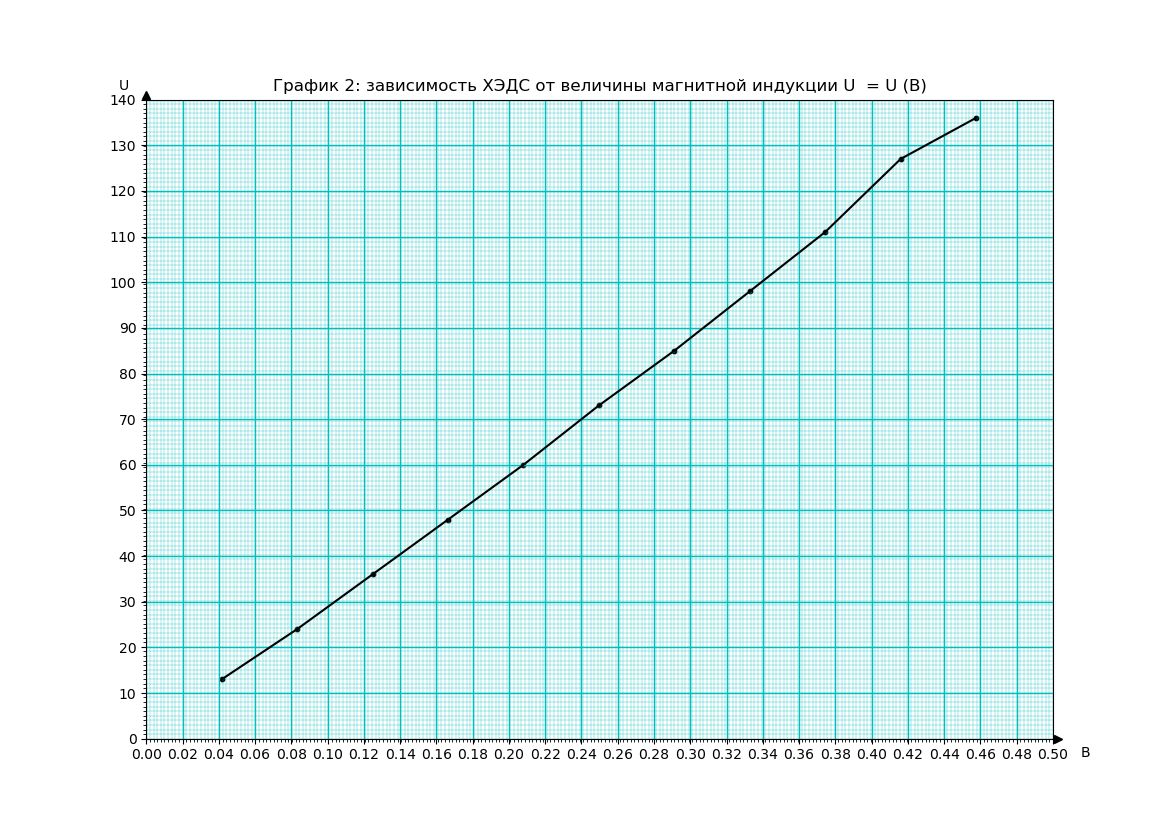

Here is the Python script that generated this plot:
import numpy as np
import matplotlib.pyplot as plt
from matplotlib.ticker import MultipleLocator, LinearLocator

def get_data (file, x, y, z):
    for line in file:
        line = line.split(',')
        x.append(float(line[0]))
        y.append(float(line[1]))
        z.append(float(line[2]))

def pair_point_method(x_list, y_list):
    angle = 0
    pairs = int(len(x_list)/2)
    for i in range(pairs):
        angle += ((y_list[i+pairs] - y_list[i]))\
            / (x_list[i+pairs] - x_list[i])
    return angle / pairs

def add_spaces_to_sides(string, num_before_dot, num_after_dot):
    left_len = len(string.split('.')[0]) 
    right_len = len(string.split('.')[1]) 
    if  left_len < num_before_dot:
        string = (num_before_dot-left_len)*" " + string
    if  right_len < num_after_dot:
        string = string + (num_after_dot-right_len)*'0'
    return string


def calc_parabola_vertex(x1, y1, x2, y2, x3, y3):
    denom = (x1-x2) * (x1-x3) * (x2-x3)
    A = (x3 * (y2-y1) + x2 * (y1-y3) + x1 * (y3-y2)) / denom
    B = (x3*x3 * (y1-y2) + x2*x2 * (y3-y1) + x1*x1 * (y2-y3)) / denom
    C = (x2 * x3 * (x2-x3) * y1+x3 * x1 * (x3-x1) * y2+x1 * x2 * (x1-x2) * y3) / denom
    return A, B, C

fig_width = 11.7; fig_height = 8.3 # Size of A4 paper in inches
file = "data2.csv"

l = 1.00 #mm
h = 1.00 #mm
d =  7.00 * 10**3 #mm

if __name__ == "__main__":
    file = open(file, "r")
    B = []; U = []; I = []
    get_data(file, I, U, B)
    B = np.array(B); U = np.array(U); I = np.array(I)
    print("Table 1")
    print("I\tU\tB")
    for i in range(len(U)):
        print(f"{I[i]}    {U[i]}    {B[i]}")

    Fig = plt.figure(figsize=(fig_width, fig_height))
    Ax = Fig.add_subplot()

    step = 0.02
    xmin = 0.0; xmax = 0.5
    ymin = 0.0; ymax = 140.0
    mult = 500

    print("x", int((xmax-xmin)*mult))
    print("y", int((ymax-ymin)*mult))
    Ax.xaxis.set_major_locator(MultipleLocator(step))
    Ax.xaxis.set_minor_locator(LinearLocator(int((xmax-xmin)*mult)))
    Ax.yaxis.set_major_locator(MultipleLocator(step*mult))
    Ax.yaxis.set_minor_locator(LinearLocator(int((ymax-ymin))))
    Ax.text(xmin-0.015, ymax+2.0, "U ")
    Ax.text(xmax+0.015, ymin-4, r'B')
    Ax.set(xlim=(xmin, xmax), ylim=(ymin, ymax),
            title= r'График 2: зависимость ХЭДС от величины магнитной индукции U  = U (B)')

    Ax.grid(which='major', color='c', lw = 1)
    Ax.grid(which='minor', color='c', lw = 0.25)
    Ax.plot(1+0.005, ymin, ">k", transform=Ax.get_yaxis_transform(),
            clip_on=False)
    Ax.plot(xmin, 1+0.0075, "^k", transform=Ax.get_xaxis_transform(),
            clip_on=False)
    plt.plot   (B, U, color="black")
    plt.scatter(B, U, color="black", s=10)
    #plt.show()
    plt.savefig("graph2.png")

    '''
    output_file = open("output.csv", "w")
    output_file.write("| t, ℃  | C, нФ |  ε, 1/мм  | 1/ε, мм  |\n")
    output_file.write("+-------+-------+-----------+----------+\n")

    for i in range(len(t)):
        ti = str(t[i]); Ci = str(C[i])
        εi = str(ε[i].round(6)); one_by_εi = str(one_by_ε[i].round(6))
        ti = add_spaces_to_sides(ti, 3, 1)
        Ci = add_spaces_to_sides(Ci, 2, 2)
        εi = add_spaces_to_sides(εi, 2, 6)
        one_by_εi = add_spaces_to_sides(one_by_εi, 0, 6)

        output_file.write(f"| {ti} | {Ci} | {εi} | {one_by_εi} |\n")
    output_file.close()
'''
    
